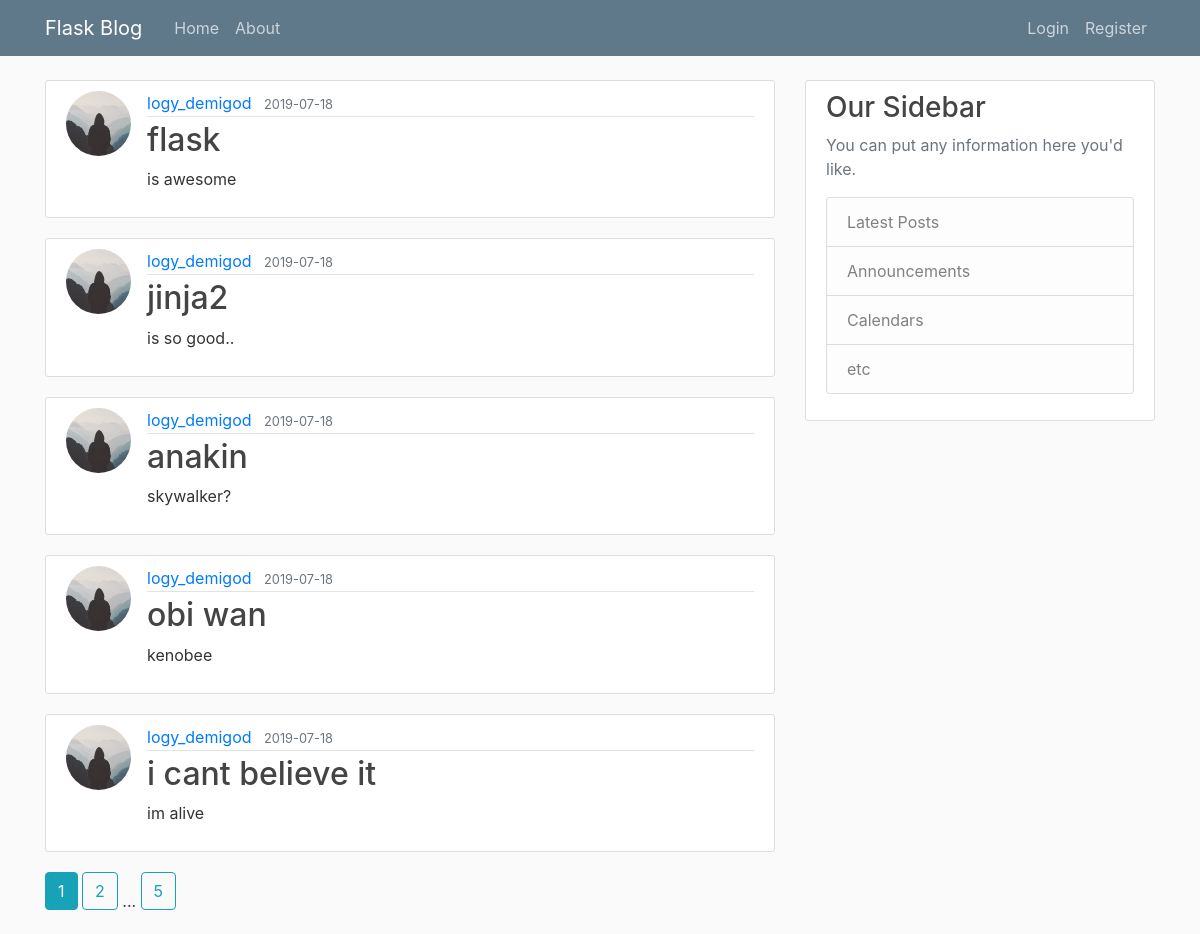
Page /home on the earlier database version.
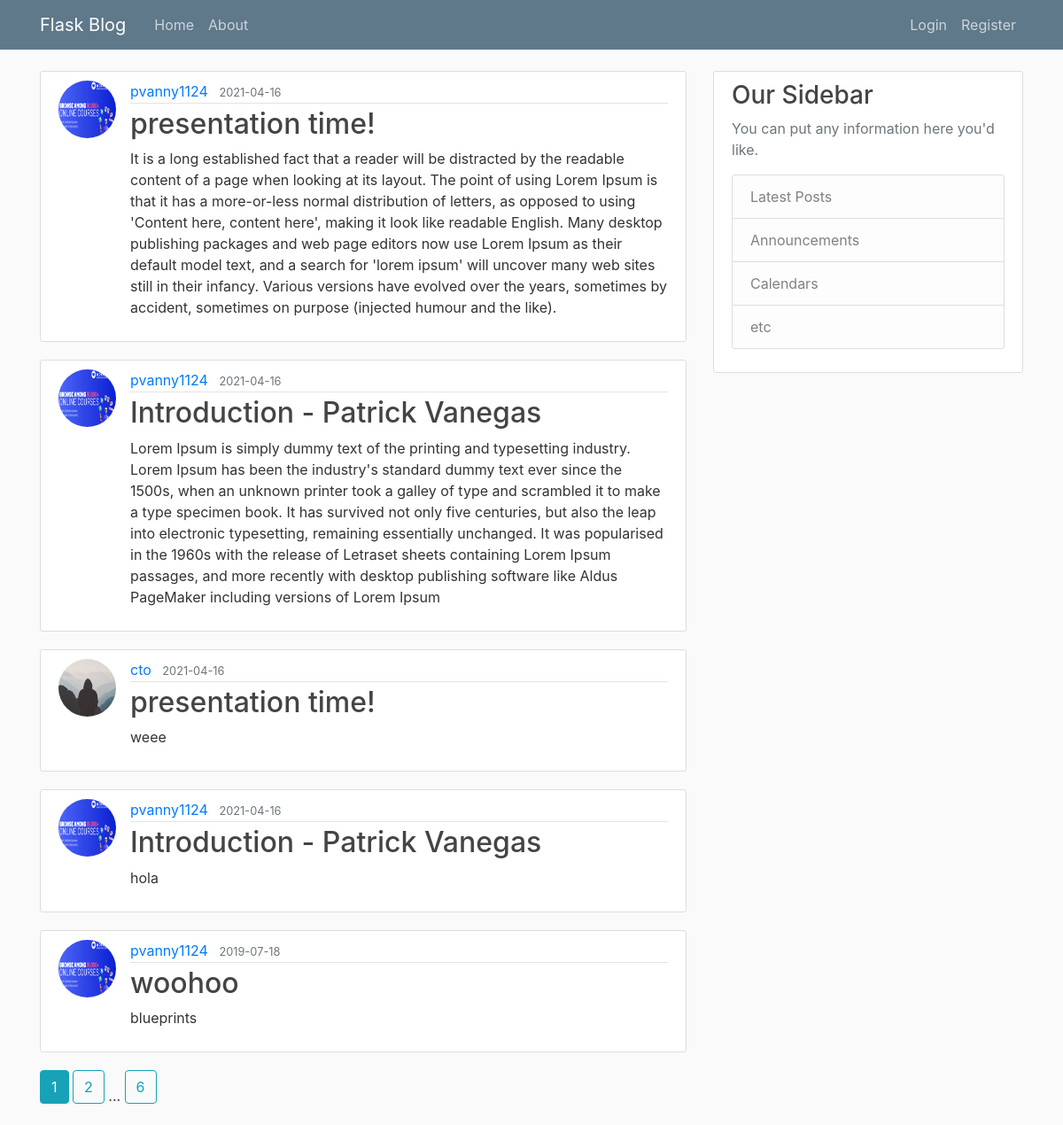
Same page on the later database version.
### flaskblog/models.py (models this page shows, shortened)
class Post(db.Model):
  id = db.Column(db.Integer, primary_key=True)
  title = db.Column(db.String(100), nullable=False)
  date_posted = db.Column(db.DateTime, nullable=False, default=datetime.utcnow)
  content = db.Column(db.Text, nullable=False)
  user_id = db.Column(db.Integer, db.ForeignKey('user.id'), nullable=False)

class User(db.Model, UserMixin):
  id = db.Column(db.Integer, primary_key=True)
  username = db.Column(db.String(20), unique=True, nullable=False)
  email = db.Column(db.String(120), unique=True, nullable=False)
  image_file = db.Column(db.String(20), nullable=False, default='default.jpg')
  password = db.Column(db.String(60), nullable=False)
  posts = db.relationship('Post', backref='author', lazy=True)

### flaskblog/main/routes.py (the view)
@main.route("/")
@main.route("/home")
def home():
  page = request.args.get('page', 1, type=int) # default to first page
  posts = Post.query.order_by(Post.date_posted.desc()).paginate(page=page, per_page=5)
  return render_template('home.html', posts=posts)

### flaskblog/templates/home.html
{% extends "layout.html" %}
{% block content %}
  {% for post in posts.items %}
    <article class="media content-section">
      <img class="rounded-circle article-img" src="{{ url_for('static', filename='profile_pics/' + post.author.image_file) }}">
      <div class="media-body">
        <div class="article-metadata">
          <a class="mr-2" href="{{ url_for('users.user_posts', username=post.author.username) }}">{{ post.author.username }}</a>
          <small class="text-muted">{{ post.date_posted.strftime('%Y-%m-%d') }}</small>
        </div>
        <h2><a class="article-title" href="{{ url_for('posts.post', post_id=post.id) }}">{{ post.title }}</a></h2>
        <p class="article-content">{{ post.content }}</p>
      </div>
    </article>
  {% endfor%}
  {% for page_num in posts.iter_pages(left_edge=1, right_edge=1, left_current=1, right_current=2) %}
    {% if page_num %}
      {% if posts.page == page_num %}
        <a class="btn btn-info mb-4" href="{{ url_for('main.home', page=page_num)}}">{{ page_num }}</a>
      {% else %}
        <a class="btn btn-outline-info mb-4" href="{{ url_for('main.home', page=page_num)}}">{{ page_num }}</a>
      {% endif %}
    {% else %}
      ...
    {% endif %}
  {% endfor %}
{% endblock content %}

Differences in the rows shown:
no longer on this page (row unchanged): Post: image_file (placeholder picture), author.username "logy_demigod", date_posted "2019-07-18", title "flask", content "is awesome"
no longer on this page (row unchanged): Post: image_file (placeholder picture), author.username "logy_demigod", date_posted "2019-07-18", title "jinja2", content "is so good.."
no longer on this page (row unchanged): Post: image_file (placeholder picture), author.username "logy_demigod", date_posted "2019-07-18", title "anakin", content "skywalker?"
no longer on this page (row unchanged): Post: image_file (placeholder picture), author.username "logy_demigod", date_posted "2019-07-18", title "obi wan", content "kenobee"
no longer on this page (row unchanged): Post: image_file (placeholder picture), author.username "logy_demigod", date_posted "2019-07-18", title "i cant believe it", content "im alive"
added Post: image_file (picture), author.username "pvanny1124", date_posted "2021-04-16", title "presentation time!", content "It is a long established fact that a reader will be distracted by the readable content of a page when looking at its layout. The point of using Lorem Ipsum is that it has a more-or-less normal distribution of letters, as opposed to using 'Content here, content here', making it look like readable English. Many desktop publishing packages and web page editors now use Lorem Ipsum as their default model text, and a search for 'lorem ipsum' will uncover many web sites still in their infancy. Various versions have evolved over the years, sometimes by accident, sometimes on purpose (injected humour and the like)."
added Post: image_file (picture), author.username "pvanny1124", date_posted "2021-04-16", title "Introduction - Patrick Vanegas", content "Lorem Ipsum is simply dummy text of the printing and typesetting industry. Lorem Ipsum has been the industry's standard dummy text ever since the 1500s, when an unknown printer took a galley of type and scrambled it to make a type specimen book. It has survived not only five centuries, but also the leap into electronic typesetting, remaining essentially unchanged. It was popularised in the 1960s with the release of Letraset sheets containing Lorem Ipsum passages, and more recently with desktop publishing software like Aldus PageMaker including versions of Lorem Ipsum"
added Post: image_file (placeholder picture), author.username "cto", date_posted "2021-04-16", title "presentation time!", content "weee"
added Post: image_file (picture), author.username "pvanny1124", date_posted "2021-04-16", title "Introduction - Patrick Vanegas", content "hola"
added Post: image_file (picture), author.username "pvanny1124", date_posted "2019-07-18", title "woohoo", content "blueprints"
Other differences:
new list line: "6"
list line gone: "5"
